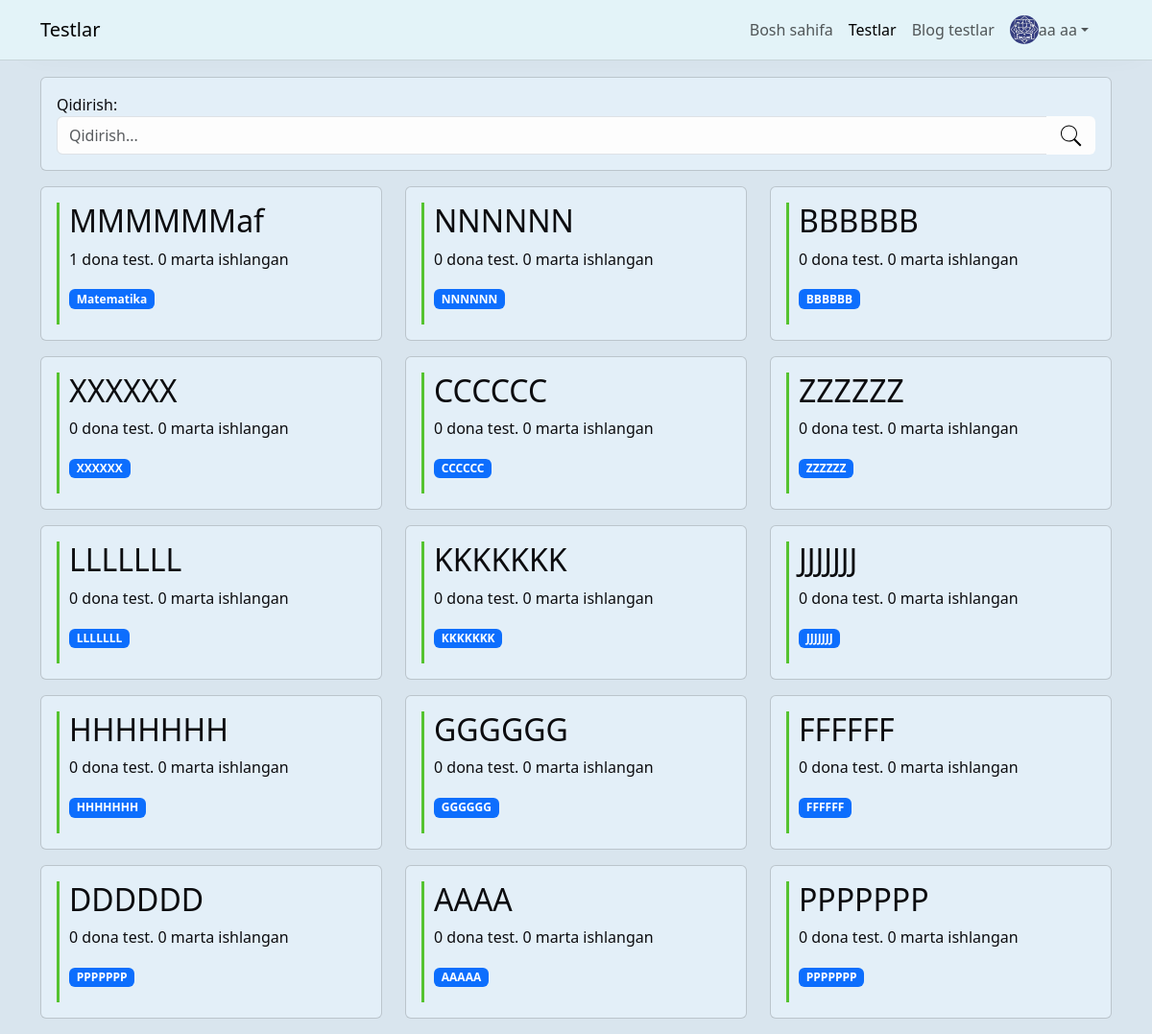
Page /tests/ (signed in) on the committed database.
### users/models.py (models this page shows, shortened)
class User(AbstractUser):
    ball = models.FloatField(default=0)
    image = models.ImageField(upload_to='images/', blank=True, null=True)
    full_name = models.CharField(max_length=100)
    date_brith = models.DateField(null=True, blank=True)
    jins = models.CharField(max_length=10, choices=(('Erkak', 'Erkak'), ('Ayol', 'Ayol')))
    class Meta:
        verbose_name = 'Foydalanuvchi'
        verbose_name_plural = 'Foydalanuvchilar'

### quizes/models.py (models this page shows, shortened)
class Quiz(models.Model):
    title = models.CharField(max_length=200)
    description = models.TextField()
    created_at = models.DateTimeField(auto_now_add=True)
    countinuis_time = models.TimeField()
    is_public = models.BooleanField(default=False)
    scince = models.TextField(max_length=200)
    docx_file = models.FileField(upload_to='quizes/docx_files', null=True, blank=True)
    def get_scinces(self):
        return self.scince.split()

### quizes/views.py (the view)
# urls.py: path('', views.quiz_list, name='all_quizes'),
def quiz_list(request):
    search = request.GET.get('search', '')
    quizzes = Quiz.objects.filter(Q(title__icontains=search) | Q(description__icontains=search)|Q(scince__icontains=search), is_public=True).order_by('-id')
    paginator = Paginator(quizzes, 15)
    page_number = request.GET.get('page', 1)
    try:
        page_obj = paginator.get_page(page_number)
    except:
        raise Http404("Page does not exist")
    return render(request, 'quizes/all.html', {'page_obj': page_obj,'search': search, 'is_page': request.GET.get('page', None)})

### quizes/templatetags/get_results.py (called while the page is built)
@register.filter(name='get_results')
def get_results(test: Quiz, user:User):
    if user.is_anonymous:
        return []
    results = Result.objects.filter(quiz=test, user=user)
    return results

### templates/quizes/all.html (shortened to what this page needs)
{% extends "base.html" %}
{% load static get_results %}
{% block content %}
{% if not is_page %}<div class="mb-3 card">
    <form method="get" class="card-body">
        <label for="search">Qidirish:</label>
        <div class="input-group">
            <input type="text" name="search" value="{{search}}" id="search" class="form-control" placeholder="Qidirish...">
            <button class="btn text-black input-group-text">
            </button>
        </div>
    </form>
</div>
{% endif %}
<div class="row" {% if is_page %}style="margin-top: -80px;"{% endif %}>
    {% include "quizes/quiz_list.html" with quizes=quizes %}
</div>
{% endblock content %}

### templates/base.html (shortened to what this page needs)
<!DOCTYPE html>
<html lang="en">
<head>
    <link href="https://cdn.jsdelivr.net/npm/bootstrap@5.3.3/dist/css/bootstrap.min.css" rel="stylesheet"
>
</head>
<body>
    <div class="container">
        <nav class="navbar navbar-expand-lg bg-body-tertiary fixed-top">
            <div class="container">
                <a class="navbar-brand" href="#">Testlar</a>
                {% if user.is_authenticated %}
                <div class="offcanvas offcanvas-end" tabindex="-1" id="offcanvasNavbar"
                    aria-labelledby="offcanvasNavbarLabel">
                    <div class="offcanvas-body">
                        <ul class="navbar-nav justify-content-end flex-grow-1 pe-3 align-items-center">
                            <li class="nav-item">
                                <a class="nav-link active" aria-current="page" href="/" id="home_link">Bosh sahifa</a>
                            </li>
                            <li class="nav-item">
                                <a class="nav-link" href="/tests/"  id="tests_link">Testlar</a>
                            </li>
                            <li class="nav-item">
                                <a class="nav-link" href="/blog-tests/"  id="blog_tests_link">Blog testlar</a>
                            </li>
                            <li class="nav-item dropdown">
                                <a class="nav-link dropdown-toggle d-flex align-items-center" href="#" role="button" data-bs-toggle="dropdown"
                                    aria-expanded="false">
                                    <img src="{% if user.image %}{{user.image.url}}{% else %}https://banner2.cleanpng.com/20180816/syp/78f04442f328b673e733de33b6c8a781.webp{% endif %}" class="rounded-circle" width="30" height="30" alt="sss"> {{user.full_name}}
                                </a>
                            </li>
                        </ul>
                    </div>
                </div>
                {% else %}
                <div class="navbar-text">
                    <a href="/login/" class="btn btn-outline-success me-2">Kirish</a>
                    <a href="/register/" class="btn btn-outline-primary me-2">Ro'yxatdan o'tish</a>
                </div>
                {% endif %}
            </div>
        </nav>
        <div style="margin-top: 80px;">
            {% block content %}
            {% endblock content %}
        </div>
    </div>
</body>
</html>

### templates/quizes/quiz_list.html (shortened to what this page needs)
{% load static get_results %}
{% for quiz in page_obj %}
    <div class="col-md-4 col-ld-3 {% if forloop.last %}{% else %}mb-3{% endif %}" {% if forloop.last %}hx-trigger="revealed" {% if not page_obj.has_next %} hx-swap="outerHTML" {% else %} hx-get="/tests/?page={{ page_obj.number|add:1 }}" {% endif %} hx-swap="afterend"{% endif %}>
        <div class="card" style="cursor: pointer;">
            <a data-bs-toggle="modal" data-bs-target="#exampleModal{{quiz.id}}">
                <div class="card-body">
                    <div style="border-left: 3px solid #55c330; padding-left: 10px;">
                        <h2>{{ quiz.title }}</h2>
                        <p>{{ quiz.questions.count }} dona test. {{quiz.results.count}} marta ishlangan</p>
                        {% for scince in quiz.get_scinces %}
                        <p class="badge bg-primary">{{ scince }}</p>
                        {% endfor %}
                    </div>
                </div>
            </a>
        </div>
    </div>
    {% endfor %}

### rows in the picture
User: image (picture), full_name "aa aa"
Quiz: title "MMMMMMaf", questions.count "1", results.count "0", get_scinces "Matematika"
Quiz: title "NNNNNN", questions.count "0", results.count "0", get_scinces "NNNNNN"
Quiz: title "BBBBBB", questions.count "0", results.count "0", get_scinces "BBBBBB"
Quiz: title "XXXXXX", questions.count "0", results.count "0", get_scinces "XXXXXX"
Quiz: title "CCCCCC", questions.count "0", results.count "0", get_scinces "CCCCCC"
Quiz: title "ZZZZZZ", questions.count "0", results.count "0", get_scinces "ZZZZZZ"
Quiz: title "LLLLLLL", questions.count "0", results.count "0", get_scinces "LLLLLLL"
Quiz: title "KKKKKKK", questions.count "0", results.count "0", get_scinces "KKKKKKK"
Quiz: title "JJJJJJJ", questions.count "0", results.count "0", get_scinces "JJJJJJJ"
Quiz: title "HHHHHHH", questions.count "0", results.count "0", get_scinces "HHHHHHH"
Quiz: title "GGGGGG", questions.count "0", results.count "0", get_scinces "GGGGGG"
Quiz: title "FFFFFF", questions.count "0", results.count "0", get_scinces "FFFFFF"
Quiz: title "DDDDDD", questions.count "0", results.count "0", get_scinces "PPPPPPP"
Quiz: title "AAAA", questions.count "0", results.count "0", get_scinces "AAAAA"
Quiz: title "PPPPPPP", questions.count "0", results.count "0", get_scinces "PPPPPPP"
